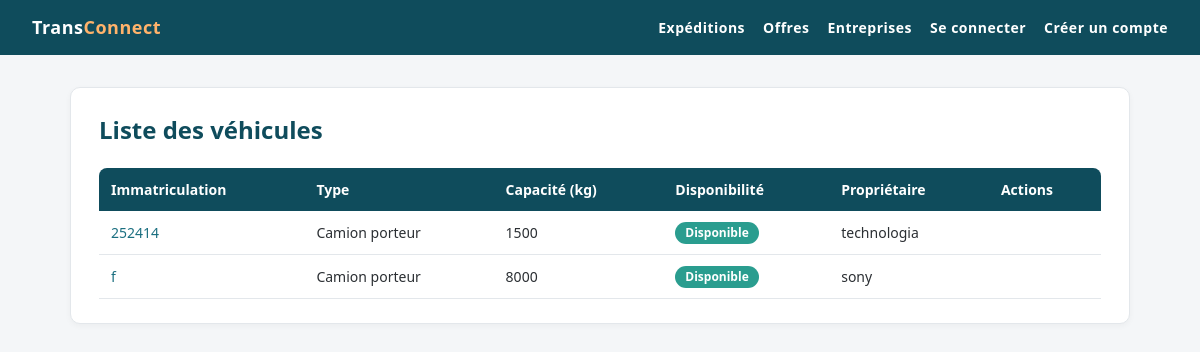
The app's page /vehicules/vehicules/, older data.
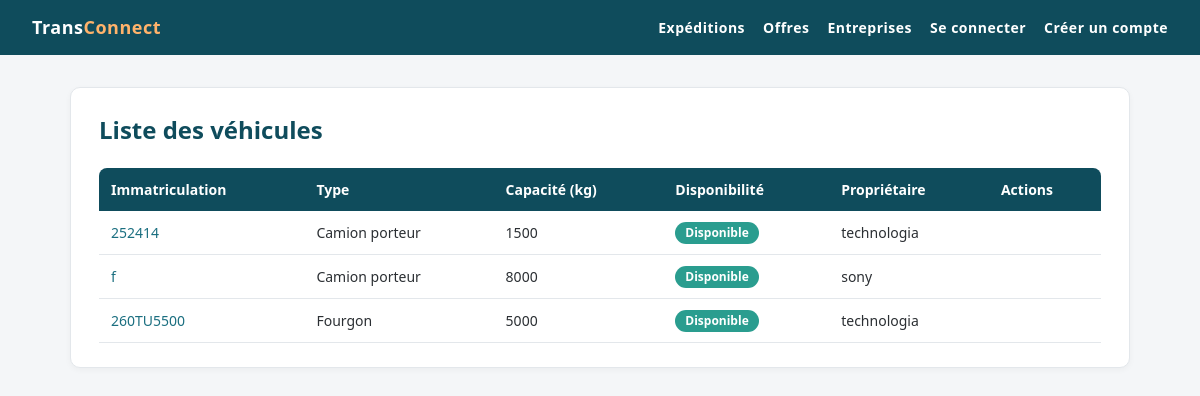
The same page, newer data.
### VehiculesApp/models.py (models this page shows, shortened)
class Vehicule(models.Model):
    immatriculation = models.CharField(max_length=11, unique=True)
    type_vehicule = models.CharField(choices=[('camionnette','Camionnette / utilitaire léger'),('camion_porteur','Camion porteur'),('semi_remorque','Semi-remorque'),('fourgon','Fourgon')], max_length=20,default='camionnette')
    capacite_kg = models.IntegerField(validators=[MinValueValidator(100,"La capacité doit être d'au moins 100 kg")])
    disponible = models.BooleanField(default=True)
    created_at = models.DateTimeField(auto_now_add=True)
    updated_at = models.DateTimeField(auto_now=True)
    proprietaire = models.ForeignKey(Entreprise, on_delete=models.CASCADE, related_name='vehicules',limit_choices_to={'type_entreprise': 'trans'})

### EntreprisesApp/models.py (models this page shows)
class Entreprise(models.Model):
    raison_sociale = models.CharField(max_length=200 , null=False, blank=False)
    matricule_fiscale = models.CharField(max_length=17, unique=True, validators=[matricule_fiscal_validator])
    type_entreprise = models.CharField(max_length=100, choices= [
        ('char','chargeur'),
        ('trans','transporteur'),
    ] , default='char')
    adresse =models.TextField(validators=[MinLengthValidator(20, "Adresse doit contenir au moins 10 caractères"), MaxLengthValidator(200, "Adresse ne doit pas dépasser 200 caractères")])
    created_at = models.DateTimeField(auto_now_add=True)
    updated_at = models.DateTimeField(auto_now=True)
    gerant = models.OneToOneField(Utilisateur, on_delete=models.CASCADE, related_name='entreprise')
    def __str__(self):
        return self.raison_sociale

### VehiculesApp/views.py (the view)
# urls.py: path('vehicules/', Vehicule_list.as_view(), name='vehicule_list'),
class Vehicule_list(ListView):
    model = Vehicule
    template_name = 'vehicule/list.html'
    context_object_name = 'liste'

### templates/vehicule/list.html (shortened to what this page needs)
{% extends 'base.html' %}
{% block content %}
<div class="card">
    <div class="page-header">
        <h1>Liste des véhicules</h1>
    </div>
    <div class="table-wrap">
        <table>
            <thead>
                <tr>
                    <th>Immatriculation</th>
                    <th>Type</th>
                    <th>Capacité (kg)</th>
                    <th>Disponibilité</th>
                    <th>Propriétaire</th>
                    <th>Actions</th>
                </tr>
            </thead>
            <tbody>
                {% for vehicule in liste %}
                    <tr>
                        <td><a href="{% url 'vehicules:vehicule_detail' vehicule.pk %}">{{ vehicule.immatriculation }}</a></td>
                        <td>{{ vehicule.get_type_vehicule_display }}</td>
                        <td>{{ vehicule.capacite_kg }}</td>
                        <td>
                            {% if vehicule.disponible %}
                                <span class="badge badge-disponible">Disponible</span>
                            {% else %}
                                <span class="badge badge-indisponible">Indisponible</span>
                            {% endif %}
                        </td>
                        <td>{{ vehicule.proprietaire }}</td>
                        <td>
                        </td>
                    </tr>
                {% empty %}
                    <tr>
                        <td colspan="6" class="empty">Aucun véhicule disponible.</td>
                    </tr>
                {% endfor %}
            </tbody>
        </table>
    </div>
</div>
{% endblock %}

Row changes from the older to the newer data that the page shows:
added Vehicule: immatriculation "260TU5500", type_vehicule "Fourgon", capacite_kg "5000", disponible "Disponible", proprietaire "technologia"
